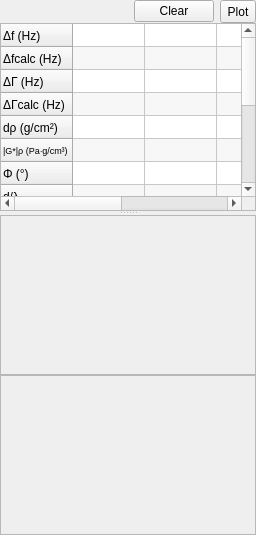
          <widget class="QWidget" name="page_spectra_mechanics">
           <layout class="QVBoxLayout" name="verticalLayout_35">
            <property name="spacing">
             <number>0</number>
            </property>
            <property name="leftMargin">
             <number>0</number>
            </property>
            <property name="topMargin">
             <number>0</number>
            </property>
            <property name="rightMargin">
             <number>0</number>
            </property>
            <property name="bottomMargin">
             <number>0</number>
            </property>
            <item>
             <widget class="QSplitter" name="splitter_3">
              <property name="orientation">
               <enum>Qt::Vertical</enum>
              </property>
              <widget class="QWidget" name="layoutWidget">
               <layout class="QVBoxLayout" name="verticalLayout_26">
                <property name="spacing">
                 <number>0</number>
                </property>
                <item>
                 <layout class="QHBoxLayout" name="horizontalLayout_20"/>
                </item>
                <item>
                 <layout class="QHBoxLayout" name="horizontalLayout_21">
                  <property name="spacing">
                   <number>6</number>
                  </property>
                  <item>
                   <spacer name="horizontalSpacer_17">
                    <property name="orientation">
                     <enum>Qt::Horizontal</enum>
                    </property>
                    <property name="sizeHint" stdset="0">
                     <size>
                      <width>40</width>
                      <height>20</height>
                     </size>
                    </property>
                   </spacer>
                  </item>
                  <item>
                   <widget class="QPushButton" name="pushButton_spectra_mechanics_clear">
                    <property name="sizePolicy">
                     <sizepolicy hsizetype="Preferred" vsizetype="Fixed">
                      <horstretch>0</horstretch>
                      <verstretch>0</verstretch>
                     </sizepolicy>
                    </property>
                    <property name="text">
                     <string>Clear</string>
                    </property>
                   </widget>
                  </item>
                  <item>
                   <widget class="QToolButton" name="toolButton_spectra_mechanics_plotrows">
                    <property name="sizePolicy">
                     <sizepolicy hsizetype="Preferred" vsizetype="Fixed">
                      <horstretch>0</horstretch>
                      <verstretch>0</verstretch>
                     </sizepolicy>
                    </property>
                    <property name="minimumSize">
                     <size>
                      <width>0</width>
                      <height>23</height>
                     </size>
                    </property>
                    <property name="text">
                     <string>Plot</string>
                    </property>
                    <property name="popupMode">
                     <enum>QToolButton::InstantPopup</enum>
                    </property>
                    <property name="toolButtonStyle">
                     <enum>Qt::ToolButtonTextBesideIcon</enum>
                    </property>
                    <property name="autoRaise">
                     <bool>false</bool>
                    </property>
                    <property name="arrowType">
                     <enum>Qt::NoArrow</enum>
                    </property>
                   </widget>
                  </item>
                 </layout>
                </item>
                <item>
                 <widget class="QTableWidget" name="tableWidget_spectra_mechanics_table">
                  <property name="sizePolicy">
                   <sizepolicy hsizetype="Expanding" vsizetype="Preferred">
                    <horstretch>0</horstretch>
                    <verstretch>0</verstretch>
                   </sizepolicy>
                  </property>
                  <property name="sizeAdjustPolicy">
                   <enum>QAbstractScrollArea::AdjustIgnored</enum>
                  </property>
                  <property name="alternatingRowColors">
                   <bool>true</bool>
                  </property>
                  <property name="showGrid">
                   <bool>true</bool>
                  </property>
                  <property name="gridStyle">
                   <enum>Qt::SolidLine</enum>
                  </property>
                  <property name="cornerButtonEnabled">
                   <bool>true</bool>
                  </property>
                  <attribute name="horizontalHeaderVisible">
                   <bool>false</bool>
                  </attribute>
                  <attribute name="horizontalHeaderCascadingSectionResizes">
                   <bool>true</bool>
                  </attribute>
                  <attribute name="horizontalHeaderDefaultSectionSize">
                   <number>72</number>
                  </attribute>
                  <attribute name="horizontalHeaderStretchLastSection">
                   <bool>false</bool>
                  </attribute>
                  <attribute name="verticalHeaderDefaultSectionSize">
                   <number>22</number>
                  </attribute>
                  <attribute name="verticalHeaderMinimumSectionSize">
                   <number>23</number>
                  </attribute>
                  <attribute name="verticalHeaderShowSortIndicator" stdset="0">
                   <bool>false</bool>
                  </attribute>
                  <attribute name="verticalHeaderStretchLastSection">
                   <bool>false</bool>
                  </attribute>
                  <row>
                   <property name="text">
                    <string>Δf (Hz)</string>
                   </property>
                  </row>
                  <row>
                   <property name="text">
                    <string>Δfcalc (Hz)</string>
                   </property>
                  </row>
                  <row>
                   <property name="text">
                    <string>ΔΓ (Hz)</string>
                   </property>
                  </row>
                  <row>
                   <property name="text">
                    <string>ΔΓcalc (Hz)</string>
                   </property>
                  </row>
                  <row>
                   <property name="text">
                    <string>dρ (g/cm²)</string>
                   </property>
                  </row>
                  <row>
                   <property name="text">
                    <string>|G*|ρ (Pa∙g/cm³)</string>
                   </property>
                   <property name="font">
                    <font>
                     <pointsize>7</pointsize>
                    </font>
                   </property>
                  </row>
                  <row>
                   <property name="text">
                    <string>Φ (°)</string>
                   </property>
                  </row>
                  <row>
                   <property name="text">
                    <string>d/λₙ</string>
                   </property>
                  </row>
                  <row>
                   <property name="text">
                    <string>λρ (g/cm²)</string>
                   </property>
                  </row>
                  <row>
                   <property name="text">
                    <string>δρ (g/cm²)</string>
                   </property>
                  </row>
                  <row>
                   <property name="text">
                    <string>Δf/Δfₛₙ</string>
                   </property>
                  </row>
                  <row>
                   <property name="text">
                    <string>ΔΓ/Δfₛₙ</string>
                   </property>
                  </row>
                  <row>
                   <property name="text">
                    <string>rh</string>
                   </property>
                  </row>
                  <row>
                   <property name="text">
                    <string>rd</string>
                   </property>
                  </row>
                  <row>
                   <property name="text">
                    <string>Temp.  (°C)</string>
                   </property>
                  </row>
                  <column>
                   <property name="text">
                    <string>n1</string>
                   </property>
                  </column>
                  <column>
                   <property name="text">
                    <string>n3</string>
                   </property>
                  </column>
                  <column>
                   <property name="text">
                    <string>n5</string>
                   </property>
                  </column>
                  <column>
                   <property name="text">
                    <string>n7</string>
                   </property>
                  </column>
                  <item row="0" column="0">
                   <property name="text">
                    <string/>
                   </property>
                  </item>
                 </widget>
                </item>
               </layout>
              </widget>
              <widget class="QWidget" name="layoutWidget">
               <layout class="QVBoxLayout" name="verticalLayout_25">
                <property name="spacing">
                 <number>0</number>
                </property>
                <item>
                 <widget class="QFrame" name="frame_spectra_mechanics_contour1">
                  <property name="sizePolicy">
                   <sizepolicy hsizetype="Expanding" vsizetype="Expanding">
                    <horstretch>0</horstretch>
                    <verstretch>0</verstretch>
                   </sizepolicy>
                  </property>
                  <property name="minimumSize">
                   <size>
                    <width>0</width>
                    <height>160</height>
                   </size>
                  </property>
                  <property name="frameShape">
                   <enum>QFrame::StyledPanel</enum>
                  </property>
                  <property name="frameShadow">
                   <enum>QFrame::Sunken</enum>
                  </property>
                 </widget>
                </item>
                <item>
                 <widget class="QFrame" name="frame_spectra_mechanics_contour2">
                  <property name="sizePolicy">
                   <sizepolicy hsizetype="Expanding" vsizetype="Expanding">
                    <horstretch>0</horstretch>
                    <verstretch>0</verstretch>
                   </sizepolicy>
                  </property>
                  <property name="minimumSize">
                   <size>
                    <width>0</width>
                    <height>160</height>
                   </size>
                  </property>
                  <property name="frameShape">
                   <enum>QFrame::StyledPanel</enum>
                  </property>
                  <property name="frameShadow">
                   <enum>QFrame::Sunken</enum>
                  </property>
                 </widget>
                </item>
               </layout>
              </widget>
             </widget>
            </item>
           </layout>
          </widget>
